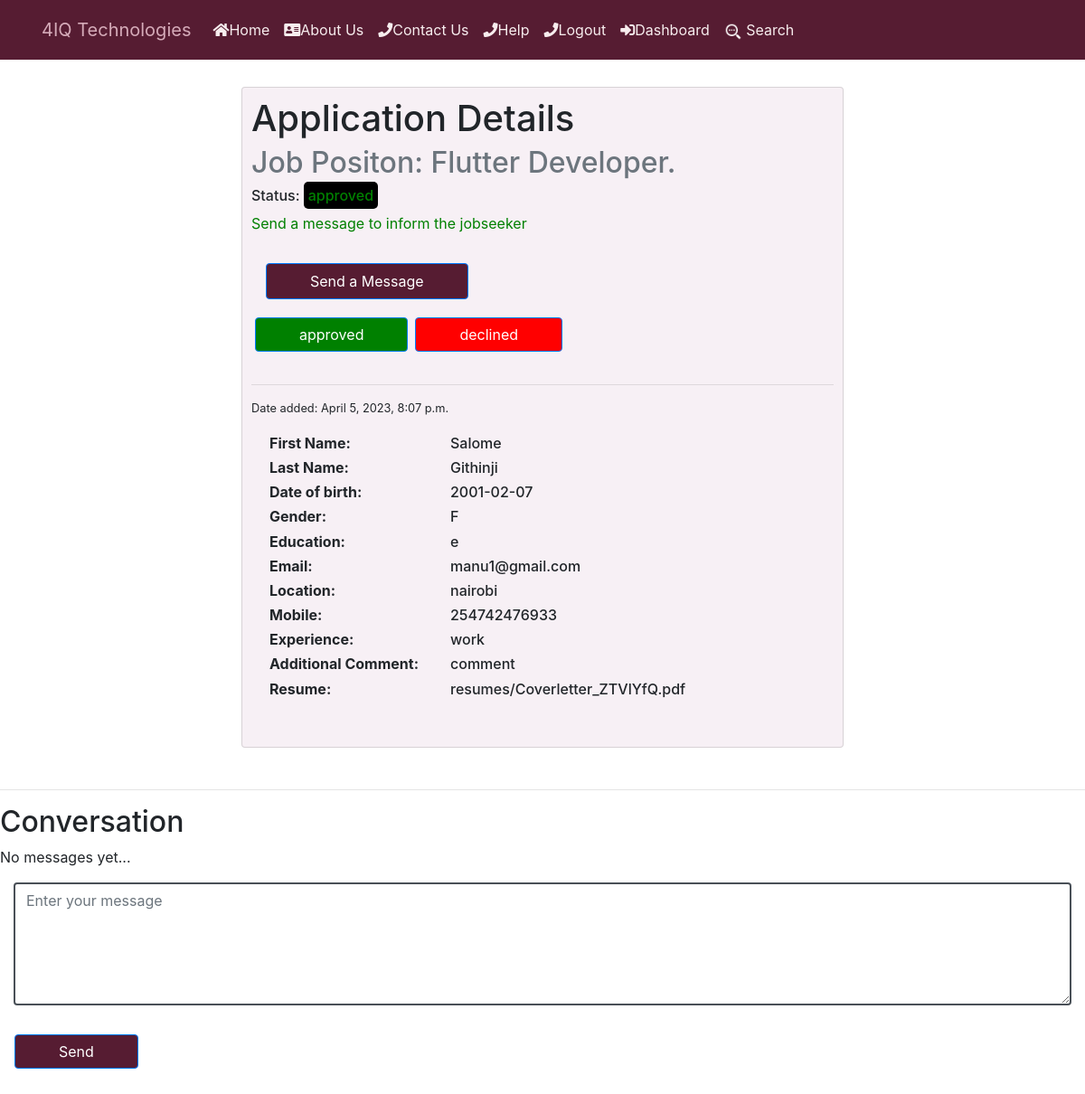
Page /users/view_application/32/ (signed in) on the earlier database version.
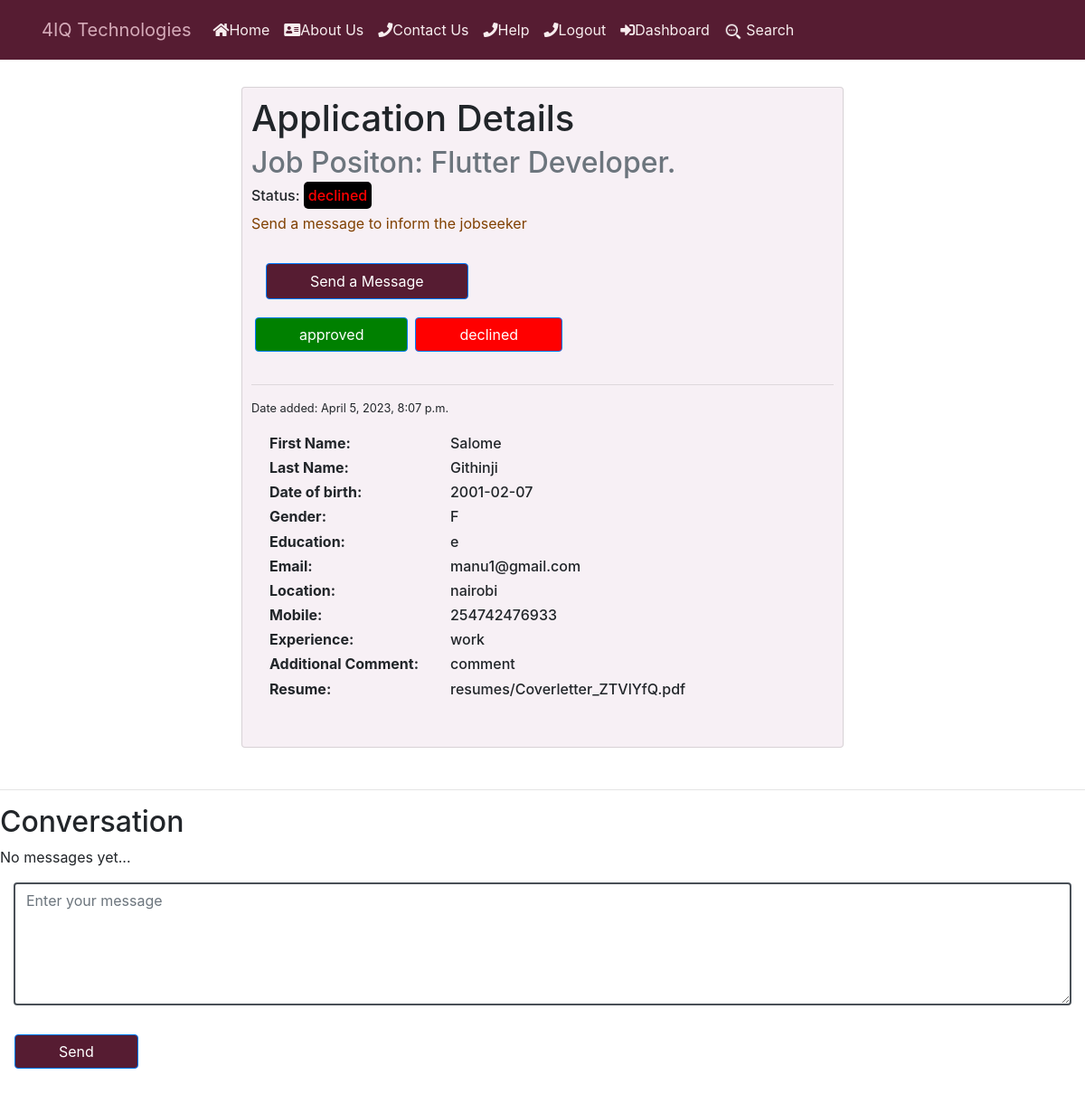
Same page on the later database version.
### job/models.py (models this page shows, shortened)
class Application(models.Model):
    APPROVED = 'approved'
    PENDING = 'pending'
    DECLINED = 'declined'
    CHOICES_STATUS = (
        (APPROVED,'Approved'),
        (PENDING,'Pending' ),
        (DECLINED,'Declined' )
     )
    job = models.ForeignKey(Job,
                            related_name='applications',
                             on_delete=models.CASCADE)
    first_name = models.CharField(max_length=200, null=True, blank=True)
    last_name = models.CharField(max_length=200, null=True, blank=True)
    date_of_birth = models.CharField(max_length=20, blank=True, null=True)
    gender = models.CharField(max_length=1,
                              choices=GENDER,
                              blank=False,
                              null=True)
    email = models.EmailField(max_length=70, blank=True, unique=True)
    location = models.CharField(
        max_length=104,
        null=True
    )
    mobile = models.IntegerField(null=True, blank=True)
    education   = models.CharField( max_length=2553, null=True, blank=True)
    content = models.TextField()
    experience = models.TextField()
    resume  = models.FileField( upload_to="resumes/", null=True, blank=True)
    created_at = models.DateTimeField(auto_now_add=True,null=False)
    status = models.CharField(max_length=20,choices=CHOICES_STATUS,default='pending')
    created_by = models.ForeignKey(User,
                                   related_name="applications",
                                   on_delete=models.CASCADE)
    class Meta:
        ordering = ['-created_at']

class Job(models.Model):
    COMPUTER_SUPPORT_SPECIALIST = 'Computer Support Specialist'
    HARDWARE_ENGINEER = 'Hardware Engineer'
    COMPUTER_SYSTEM_ANALYST = 'Computer System Analyst'
    SOFTWARE_DEVELOPER = 'Software Developer'
    PROGRAMMER = 'Programmer'
    WEB_DEVELOPER = 'Web Developer'
    NETWORK_ENGINEER = 'Network Engineer'
    SOFTWARE_TESTER = 'Software Tester'
    FRONTEND_DEVELOPER = "Frontend Developer"
    BACKEND_DEVELOPER = "Backend Developer"
    CHOICES_SIZE =   ( (COMPUTER_SUPPORT_SPECIALIST ,'COMPUTER_SUPPORT_SPECIALIST'),
    ( HARDWARE_ENGINEER ,'HARDWARE_ENGINEER'),
    ( COMPUTER_SYSTEM_ANALYST, 'COMPUTER_SYSTEM_ANALYST' ),
    ( SOFTWARE_DEVELOPER, 'SOFTWARE_DEVELOPER'),
    ( PROGRAMMER , 'PROGRAMMER'),
    ( WEB_DEVELOPER,'WEB_DEVELOPER'),
    ( NETWORK_ENGINEER,'NETWORK_ENGINEER'),
    ( SOFTWARE_TESTER,'SOFTWARE_TESTER'),
    (FRONTEND_DEVELOPER,"FRONTEND_DEVELOPER"),
    (BACKEND_DEVELOPER,"BACKEND_DEVELOPER")
    )
    ACTIVE = 'active'
    EMPLOYED = 'employed'
    ARCHIVED = 'archived'
    CHOICES_STATUS = (
        (EMPLOYED,'Employed'),
        (ACTIVE,'Active' ),
        (ARCHIVED,'Archived' )
     )
    title = models.CharField(max_length=200)
    created_at = models.DateTimeField(auto_now_add=True)
    skillset_required = models.TextField(null=True)
    about_job= models.TextField(blank=True, null=True)
    image = models.ImageField(upload_to="covers/",null=True,blank=True)
    experience = models.CharField(max_length=100,null=True)
    salary = models.CharField(max_length=50,null=True)
    deadline = models.CharField(max_length=50,null=True)
    department_name = models.CharField( max_length=30,choices=CHOICES_SIZE)
    created_by = models.ForeignKey(User,
                                   related_name="jobs",
                                   on_delete=models.CASCADE)
    status = models.CharField(max_length=20,choices=CHOICES_STATUS,default='active')
    class Meta:
        ordering = ['-created_at']

### users/views.py (the view, shortened to what this page needs)
# urls.py: path("view_application/<int:application_id>/", views.view_application , name="view_application"),
@login_required
def view_application(request, application_id):
   if request.user.userprofile.is_employer:
      application = get_object_or_404(Application  , pk=application_id, job__created_by=request.user)
   else:
      application = get_object_or_404(Application  , pk=application_id, created_by=request.user)
   return render ( request,'view_application.html' ,{'application': application, 'userprofile': request.user.userprofile})

### notification/context_processors.py (called while the page is built)
def notifications(request):
    if request.user.is_authenticated:
        return {
            'notificactions': request.user.notifications.filter(is_read=False)
        }
    else:
        return {'notifications': []}

### users/templates/view_application.html (shortened to what the changed rows need)
{% include 'header.html' %} {% block content %}
<div
  class="container"
  style="
    display: flex;
    flex-direction: column;
    justify-content: space-between;
    align-items: center; ;
  "
>
  <div
    style="margin: 30px; padding: 10px; background-color: #f7f0f5; width: 60%"
    class="card"
  >
    <div style="display: flex; flex-direction:column; justify-content: space-between;    flex-direction: column;
    ">
      <div>
        <h1 class="card-title">Application Details</h1>
        <h2 class="card-subtitle mb-2 text-muted">
          Job Positon: {{ application.job.title }}
        </h2>
        {% if userprofile.is_employer %}
        {%if application.status == 'pending'%}
        <h6>Status: <span style="color: white; border-radius: 5px; padding: 5px; background-color: black">{{application.status}}</span> </h6>
        {%elif application.status == 'approved'%}
        <h6>Status: <span style="color: green; border-radius: 5px; padding: 5px; background-color: black">{{application.status}}</span> </h6>
        <p style="color: green;">Send a message to inform the jobseeker</p>
        {%elif application.status == 'declined'%}
        <h6>Status: <span style="color: red; border-radius: 5px; padding: 5px; background-color: black">{{application.status}}</span> </h6>
        <p style="color: rgb(128, 64, 0);">Send a message to inform the jobseeker</p>
        {%endif%}
        {%endif%}
      </div>
      <div>
      </div>
    </div>
    <hr />
    <small> Date added: {{application.created_at}}</small>
    <div class="card-body">
      <div style="display: flex">
        <h6 style="min-width: 200px; font-weight: bold">First Name:</h6>
        <h6>{{application.first_name}}</h6>
      </div>
      <div style="display: flex">
        <h6 style="min-width: 200px; font-weight: bold">Last Name:</h6>
        <h6>{{application.last_name}}</h6>
      </div>
      <div style="display: flex">
        <h6 style="min-width: 200px; font-weight: bold">Date of birth:</h6>
        <h6>{{application.date_of_birth}}</h6>
      </div>
      <div style="display: flex">
        <h6 style="min-width: 200px; font-weight: bold">Gender:</h6>
        <h6>{{application.gender}}</h6>
      </div>
      <div style="display: flex">
        <h6 style="min-width: 200px; font-weight: bold">Education:</h6>
        <h6>{{application.education}}</h6>
      </div>
      <div style="display: flex">
        <h6 style="min-width: 200px; font-weight: bold">Email:</h6>
        <h6>{{application.email}}</h6>
      </div>
      <div style="display: flex">
        <h6 style="min-width: 200px; font-weight: bold">Location:</h6>
        <h6>{{application.location}}</h6>
      </div>
      <div style="display: flex">
        <h6 style="min-width: 200px; font-weight: bold">Mobile:</h6>
        <h6>{{application.mobile}}</h6>
      </div>
      <div style="display: flex">
        <h6 style="min-width: 200px; font-weight: bold">Experience:</h6>
        <h6>{{application.experience}}</h6>
      </div>
      <div style="display: flex">
        <h6 style="width: 200px; word-wrap: normal; font-weight: bold">
          Additional Comment:
        </h6>
        <h6>{{application.content}}</h6>
      </div>
      <div style="display: flex">
        <h6 style="width: 200px; word-wrap: normal; font-weight: bold">
          Resume:
        </h6>
        <h6>{{application.resume}}</h6>
      </div>
    </div>
  </div>
</div>
<div >
  <h2 class="subtitle">Conversation</h2>
  {% endblock %}
</div>

Differences in the rows shown:
changed Application "Salome": status "approved" → "declined"
